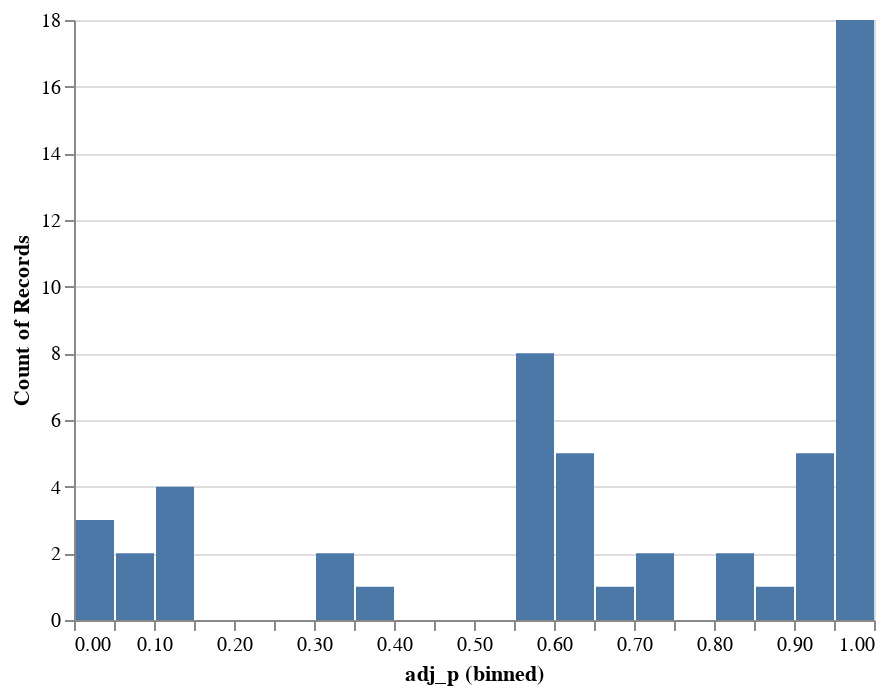

The cell this chart's notebook holds for it:
### Code cell
alt.Chart(all_results).mark_bar().encode(
    x=alt.X(
        "adj_p",
        bin=alt.Bin(step=0.05)
    ),
    y=alt.Y(
        "count()"
    )
)

### Figure 1 — Vega-Lite specification as saved in the notebook (floating-point values rounded to 4 significant figures)
{"config": {"view": {"continuousWidth": 400, "continuousHeight": 300}}, "data": {"name": "data-18d5362814d2c9b616d5f12d88aa9d97"}, "mark": "bar", "encoding": {"x": {"type": "quantitative", "bin": {"step": 0.05}, "field": "adj_p"}, "y": {"type": "quantitative", "aggregate": "count"}}, "$schema": "https://vega.github.io/schema/vega-lite/v4.8.1.json", "datasets": {"data-18d5362814d2c9b616d5f12d88aa9d97": [{"cancer_type": "brca", "cnv_event": "8p_loss", "variable": "Age_group", "pval": 0.2796, "adj_p": 0.6224}, {"cancer_type": "brca", "cnv_event": "8p_loss", "variable": "Race", "pval": 0.3838, "adj_p": 0.7402}, {"cancer_type": "brca", "cnv_event": "8p_loss", "variable": "Stage", "pval": 0.9734, "adj_p": 0.9918}, {"cancer_type": "brca", "cnv_event": "8p_loss", "variable": "PAM50", "pval": 0.9048, "adj_p": 0.9918}, {"cancer_type": "brca", "cnv_event": "8p_loss", "variable": "NMF.v2.1", "pval": 0.9437, "adj_p": 0.9918}, {"cancer_type": "brca", "cnv_event": "8q_gain", "variable": "Age_group", "pval": 0.3539, "adj_p": 0.7078}, {"cancer_type": "brca", "cnv_event": "8q_gain", "variable": "Race", "pval": 0.2881, "adj_p": 0.6224}, {"cancer_type": "brca", "cnv_event": "8q_gain", "variable": "Stage", "pval": 0.6065, "adj_p": 0.9425}, {"cancer_type": "brca", "cnv_event": "8q_gain", "variable": "PAM50", "pval": 0.0003755, "adj_p": 0.01014}, {"cancer_type": "brca", "cnv_event": "8q_gain", "variable": "NMF.v2.1", "pval": 0.0001379, "adj_p": 0.007445}, {"cancer_type": "colon", "cnv_event": "8p_loss", "variable": "Age_group", "pval": 0.1629, "adj_p": 0.5866}, {"cancer_type": "colon", "cnv_event": "8p_loss", "variable": "Gender", "pval": 0.6985, "adj_p": 0.9671}, {"cancer_type": "colon", "cnv_event": "8p_loss", "variable": "Stage", "pval": 0.1774, "adj_p": 0.5929}, {"cancer_type": "colon", "cnv_event": "8p_loss", "variable": "Mucinous", "pval": 0.2703, "adj_p": 0.6224}, {"cancer_type": "colon", "cnv_event": "8q_gain", "variable": "Age_group", "pval": 0.8153, "adj_p": 0.9918}, {"cancer_type": "colon", "cnv_event": "8q_gain", "variable": "Gender", "pval": 0.7654, "adj_p": 0.9918}, {"cancer_type": "colon", "cnv_event": "8q_gain", "variable": "Stage", "pval": 0.6778, "adj_p": 0.9632}, {"cancer_type": "colon", "cnv_event": "8q_gain", "variable": "Mucinous", "pval": 0.6269, "adj_p": 0.9425}, {"cancer_type": "hnscc", "cnv_event": "8p_loss", "variable": "Age_group", "pval": 0.5935, "adj_p": 0.9425}, {"cancer_type": "hnscc", "cnv_event": "8p_loss", "variable": "alcohol_consum", "pval": 0.4976, "adj_p": 0.8667}, {"cancer_type": "hnscc", "cnv_event": "8p_loss", "variable": "histologic_grade", "pval": 0.1513, "adj_p": 0.5866}, {"cancer_type": "hnscc", "cnv_event": "8p_loss", "variable": "patho_staging_curated", "pval": 0.08523, "adj_p": 0.3836}, {"cancer_type": "hnscc", "cnv_event": "8p_loss", "variable": "smoking_history", "pval": 0.448, "adj_p": 0.8342}, {"cancer_type": "hnscc", "cnv_event": "8p_loss", "variable": "tumor_site_curated", "pval": 0.6284, "adj_p": 0.9425}, {"cancer_type": "hnscc", "cnv_event": "8q_gain", "variable": "Age_group", "pval": 0.06993, "adj_p": 0.3433}, {"cancer_type": "hnscc", "cnv_event": "8q_gain", "variable": "alcohol_consum", "pval": 0.208, "adj_p": 0.5929}, {"cancer_type": "hnscc", "cnv_event": "8q_gain", "variable": "histologic_grade", "pval": 0.8631, "adj_p": 0.9918}, {"cancer_type": "hnscc", "cnv_event": "8q_gain", "variable": "patho_staging_curated", "pval": 0.06172, "adj_p": 0.3333}, {"cancer_type": "hnscc", "cnv_event": "8q_gain", "variable": "smoking_history", "pval": 0.4677, "adj_p": 0.8419}, {"cancer_type": "hnscc", "cnv_event": "8q_gain", "variable": "tumor_site_curated", "pval": 0.9958, "adj_p": 0.9958}, {"cancer_type": "lscc", "cnv_event": "8p_loss", "variable": "Age_group", "pval": 0.8017, "adj_p": 0.9918}, {"cancer_type": "lscc", "cnv_event": "8p_loss", "variable": "Gender", "pval": 0.8801, "adj_p": 0.9918}, {"cancer_type": "lscc", "cnv_event": "8p_loss", "variable": "Stage", "pval": 0.2173, "adj_p": 0.5929}, {"cancer_type": "lscc", "cnv_event": "8p_loss", "variable": "Country.of.Origin", "pval": 0.9433, "adj_p": 0.9918}, {"cancer_type": "lscc", "cnv_event": "8p_loss", "variable": "Pack.Years.Smoked", "pval": 0.9663, "adj_p": 0.9918}, {"cancer_type": "lscc", "cnv_event": "8q_gain", "variable": "Age_group", "pval": 0.02049, "adj_p": 0.1383}, {"cancer_type": "lscc", "cnv_event": "8q_gain", "variable": "Gender", "pval": 0.6728, "adj_p": 0.9632}, {"cancer_type": "lscc", "cnv_event": "8q_gain", "variable": "Stage", "pval": 0.3291, "adj_p": 0.6835}, {"cancer_type": "lscc", "cnv_event": "8q_gain", "variable": "Country.of.Origin", "pval": 0.0232, "adj_p": 0.1392}, {"cancer_type": "lscc", "cnv_event": "8q_gain", "variable": "Pack.Years.Smoked", "pval": 0.2196, "adj_p": 0.5929}, {"cancer_type": "luad", "cnv_event": "8p_loss", "variable": "Age_group", "pval": 0.2825, "adj_p": 0.6224}, {"cancer_type": "luad", "cnv_event": "8p_loss", "variable": "Gender", "pval": 0.01228, "adj_p": 0.1105}, {"cancer_type": "luad", "cnv_event": "8p_loss", "variable": "BMI_range", "pval": 0.007883, "adj_p": 0.08514}, {"cancer_type": "luad", "cnv_event": "8p_loss", "variable": "Stage", "pval": 0.6257, "adj_p": 0.9425}, {"cancer_type": "luad", "cnv_event": "8p_loss", "variable": "Region.of.Origin", "pval": 0.1613, "adj_p": 0.5866}, {"cancer_type": "luad", "cnv_event": "8p_loss", "variable": "Pack.Years.Smoked", "pval": 0.9296, "adj_p": 0.9918}, {"cancer_type": "luad", "cnv_event": "8q_gain", "variable": "Age_group", "pval": 0.01565, "adj_p": 0.1207}, {"cancer_type": "luad", "cnv_event": "8q_gain", "variable": "Gender", "pval": 0.7553, "adj_p": 0.9918}, {"cancer_type": "luad", "cnv_event": "8q_gain", "variable": "BMI_range", "pval": 0.005345, "adj_p": 0.07215}, {"cancer_type": "luad", "cnv_event": "8q_gain", "variable": "Stage", "pval": 0.8659, "adj_p": 0.9918}, {"cancer_type": "luad", "cnv_event": "8q_gain", "variable": "Region.of.Origin", "pval": 0.001375, "adj_p": 0.02474}, {"cancer_type": "luad", "cnv_event": "8q_gain", "variable": "Pack.Years.Smoked", "pval": 0.8173, "adj_p": 0.9918}, {"cancer_type": "ovarian", "cnv_event": "8p_loss", "variable": "Age_group", "pval": 0.2656, "adj_p": 0.6224}, {"cancer_type": "ovarian", "cnv_event": "8q_gain", "variable": "Age_group", "pval": 0.2188, "adj_p": 0.5929}]}}
